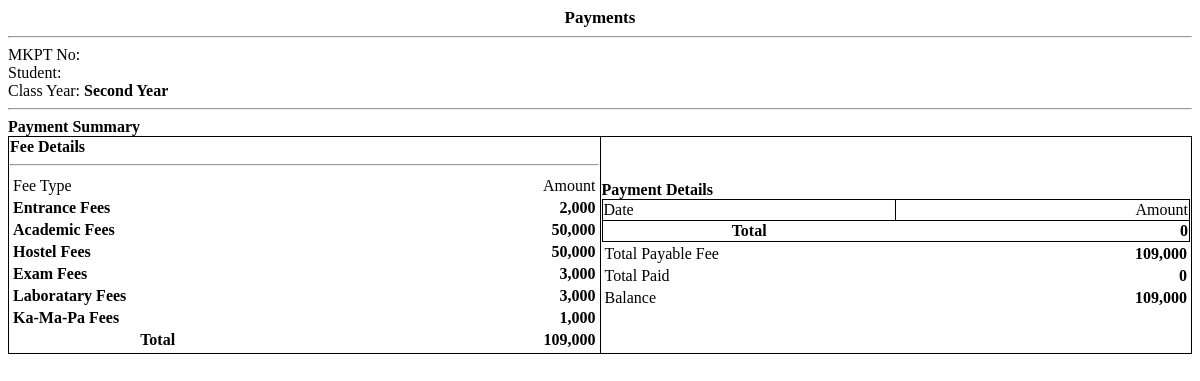
The app's page /receipt_forstd.php?ef_id=1 with its own data.
### tables this page shows
CREATE TABLE `courses` (
  `id` int(30) NOT NULL,
  `course` varchar(100) NOT NULL,
  `description` text NOT NULL,
  `total_amount` float NOT NULL,
  `date_created` datetime NOT NULL DEFAULT current_timestamp()
);

CREATE TABLE `fees` (
  `id` int(30) NOT NULL,
  `course_id` int(30) NOT NULL,
  `description` varchar(200) NOT NULL,
  `amount` float NOT NULL
);

### receipt_forstd.php (the view, shortened to what this page needs)
<?php
include 'db_connect.php';
$ef_id = $_GET['ef_id'];
$pay_id=$_GET['pid'];
$fees = $conn->query("SELECT ef.*, s.name as sname, s.id_no, concat(c.course) as `class`
FROM student_ef_list ef
inner join student s on s.id = ef.student_id
inner join courses c on c.id = ef.course_id
where ef.id = $ef_id");
$fee = $fees->fetch_array();
$id = $_SESSION['login_username'];
$stmt = $conn->prepare("SELECT name FROM student WHERE username = ?");
$stmt->bind_param("s", $id);
$stmt->execute();
$result = $stmt->get_result();
$sname = $result->fetch_array();
$stmt = $conn->prepare("SELECT course FROM  courses c
JOIN student_ef_list ef ON ef.ef_no =?
WHERE c.id=ef.course_id");
$stmt->bind_param("s",$fee['ef_no']);
$stmt->execute();
$result = $stmt->get_result();
$class = $result->fetch_array();
$stmt = $conn->prepare("SELECT c.id FROM  courses c
JOIN student_ef_list ef ON ef.ef_no =?
WHERE c.id=ef.course_id");
$stmt->bind_param("s",$fee['ef_no']);
$stmt->execute();
$result = $stmt->get_result();
$course_id = $result->fetch_array();
$stmt = $conn->prepare("SELECT p.id, p.date_created, p.amount, p.remarks FROM  payments p
WHERE p.ef_id=? AND p.id=?");
$stmt->bind_param("ii", $ef_id,$pay_id);
$stmt->execute();
$result = $stmt->get_result();
$pay_arr = $result->fetch_all(MYSQLI_ASSOC);
?>
<div class="container-fluid">
<p class="text-center"><b><?php echo empty($pay_arr) ? "Payments" : 'Payment Receipt' ?></b></p>
	<hr>
	<div class="flex">
		<div class="w-50">
			<p>MKPT No: <b><?php echo $id ?></b></p>
			<p>Student: <b><?php echo $sname['name']; ?></b></p>
			<p>Class Year: <b><?php echo $class['course'] ?></b></p>
		</div>
	</div>
	<hr>
	<p><b>Payment Summary</b></p>
	<table class="wborder">
		<tr>
			<td width="50%">
				<p><b>Fee Details</b></p>
				<hr>
				<table width="100%">
					<tr>
						<td width="50%">Fee Type</td>
						<td width="50%" class='text-right'>Amount</td>
					</tr>
					<?php
				$cfees = $conn->query("SELECT * FROM fees where course_id = {$course_id['id']}");
				$ftotal = 0;
				while ($row = $cfees->fetch_assoc()) {
					$ftotal += $row['amount'];
				?>
				<tr>
					<td><b><?php echo $row['description'] ?></b></td>
					<td class='text-right'><b><?php echo number_format($row['amount']) ?></b></td>
				</tr>
				<?php
				}
				?>
				<tr>
					<th>Total</th>
					<th class='text-right'><b><?php echo number_format($ftotal) ?></b></th>
				</tr>
				</table>
			</td>
			<td width="50%">
			<p><b>Payment Details</b></p>
				<table width="100%" class="wborder">
					<tr>
						<td width="50%">Date</td>
						<td width="50%" class='text-right'>Amount</td>
					</tr>
					<?php
						$ptotal = 0;
					?>
					<tr>
						<th>Total</th>
						<th class='text-right'><b><?php echo number_format($ptotal) ?></b></th>
					</tr>
				</table>
				<table width="100%">
					<tr>
						<td>Total Payable Fee</td>
						<td class='text-right'><b><?php echo number_format($ftotal) ?></b></td>
					</tr>
					<tr>
						<td>Total Paid</td>
						<td class='text-right'><b><?php echo number_format($ptotal) ?></b></td>
					</tr>
					<tr>
						<td>Balance</td>
						<td class='text-right'><b><?php echo number_format($ftotal-$ptotal) ?></b></td>
					</tr>
				</table>
			</td>
		</tr>
	</table>
	<br>
</div>

### receipt_forstd.php (style rules this page uses)
.flex { display: inline-flex; width: 100%; }
.w-50 { width: 50%; }
.text-center { text-align:center; font-size: 17px; }
.text-right { text-align:right; }
table.wborder { width: 100%; border-collapse: collapse; }
table.wborder>tbody>tr, table.wborder>tbody>tr>td { border:1px solid; }
p { margin:unset; }

### records on screen
courses: course "Second Year"
fees: description "Entrance Fees", amount "2,000"
fees: description "Academic Fees", amount "50,000"
fees: description "Hostel Fees", amount "50,000"
fees: description "Exam Fees", amount "3,000"
fees: description "Laboratary Fees", amount "3,000"
fees: description "Ka-Ma-Pa Fees", amount "1,000"

### other values on screen
$ftotal "109,000"
$ptotal "0"
$ftotal-$ptotal "109,000"
